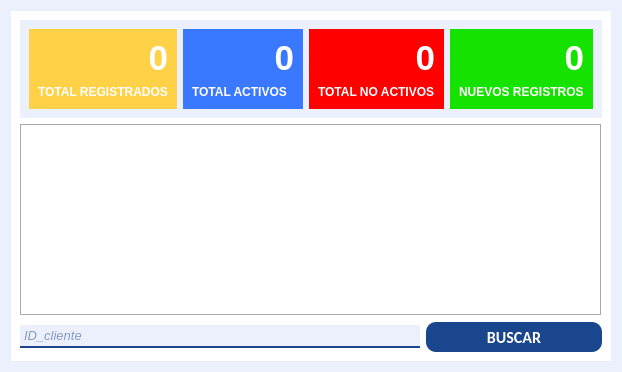
          <widget class="QWidget" name="page_inicio">
           <property name="styleSheet">
            <string notr="true">background-color: rgb(236, 240, 252)</string>
           </property>
           <layout class="QHBoxLayout" name="horizontalLayout_13">
            <item>
             <widget class="QFrame" name="frame_9">
              <property name="minimumSize">
               <size>
                <width>0</width>
                <height>0</height>
               </size>
              </property>
              <property name="styleSheet">
               <string notr="true">QFrame{

	background-color: rgb(255, 255, 255);
	
}

QLabel{
	
	color: rgb(106, 106, 106);
}

</string>
              </property>
              <property name="frameShape">
               <enum>QFrame::NoFrame</enum>
              </property>
              <property name="frameShadow">
               <enum>QFrame::Plain</enum>
              </property>
              <layout class="QVBoxLayout" name="verticalLayout_16">
               <item>
                <widget class="QWidget" name="container" native="true">
                 <property name="styleSheet">
                  <string notr="true">QLabel {

color: rgb(255, 255, 255);

}</string>
                 </property>
                 <layout class="QHBoxLayout" name="horizontalLayout_18">
                  <item>
                   <widget class="QWidget" name="item_1" native="true">
                    <property name="minimumSize">
                     <size>
                      <width>120</width>
                      <height>80</height>
                     </size>
                    </property>
                    <property name="styleSheet">
                     <string notr="true">QWidget{
background-color: rgb(255, 209, 71);
}

</string>
                    </property>
                    <layout class="QVBoxLayout" name="verticalLayout_10">
                     <item>
                      <widget class="QLabel" name="label_36">
                       <property name="font">
                        <font>
                         <pointsize>26</pointsize>
                         <weight>75</weight>
                         <bold>true</bold>
                        </font>
                       </property>
                       <property name="styleSheet">
                        <string notr="true"/>
                       </property>
                       <property name="text">
                        <string>0</string>
                       </property>
                       <property name="alignment">
                        <set>Qt::AlignRight|Qt::AlignTrailing|Qt::AlignVCenter</set>
                       </property>
                      </widget>
                     </item>
                     <item>
                      <widget class="QLabel" name="label_37">
                       <property name="font">
                        <font>
                         <family>Arial</family>
                         <weight>75</weight>
                         <bold>true</bold>
                        </font>
                       </property>
                       <property name="text">
                        <string>TOTAL REGISTRADOS</string>
                       </property>
                      </widget>
                     </item>
                    </layout>
                   </widget>
                  </item>
                  <item>
                   <widget class="QWidget" name="item_2" native="true">
                    <property name="minimumSize">
                     <size>
                      <width>120</width>
                      <height>80</height>
                     </size>
                    </property>
                    <property name="styleSheet">
                     <string notr="true">background-color: rgb(58, 120, 255);
</string>
                    </property>
                    <layout class="QVBoxLayout" name="verticalLayout_13">
                     <item>
                      <widget class="QLabel" name="label_38">
                       <property name="font">
                        <font>
                         <pointsize>26</pointsize>
                         <weight>75</weight>
                         <bold>true</bold>
                        </font>
                       </property>
                       <property name="styleSheet">
                        <string notr="true"/>
                       </property>
                       <property name="text">
                        <string>0</string>
                       </property>
                       <property name="alignment">
                        <set>Qt::AlignRight|Qt::AlignTrailing|Qt::AlignVCenter</set>
                       </property>
                      </widget>
                     </item>
                     <item>
                      <widget class="QLabel" name="label_39">
                       <property name="font">
                        <font>
                         <family>Arial</family>
                         <weight>75</weight>
                         <bold>true</bold>
                        </font>
                       </property>
                       <property name="text">
                        <string>TOTAL ACTIVOS</string>
                       </property>
                      </widget>
                     </item>
                    </layout>
                   </widget>
                  </item>
                  <item>
                   <widget class="QWidget" name="item_4" native="true">
                    <property name="minimumSize">
                     <size>
                      <width>120</width>
                      <height>80</height>
                     </size>
                    </property>
                    <property name="styleSheet">
                     <string notr="true">background-color: rgb(255, 0, 0);</string>
                    </property>
                    <layout class="QVBoxLayout" name="verticalLayout_14">
                     <item>
                      <widget class="QLabel" name="label_40">
                       <property name="font">
                        <font>
                         <pointsize>26</pointsize>
                         <weight>75</weight>
                         <bold>true</bold>
                        </font>
                       </property>
                       <property name="styleSheet">
                        <string notr="true"/>
                       </property>
                       <property name="text">
                        <string>0</string>
                       </property>
                       <property name="alignment">
                        <set>Qt::AlignRight|Qt::AlignTrailing|Qt::AlignVCenter</set>
                       </property>
                      </widget>
                     </item>
                     <item>
                      <widget class="QLabel" name="label_41">
                       <property name="font">
                        <font>
                         <family>Arial</family>
                         <weight>75</weight>
                         <bold>true</bold>
                        </font>
                       </property>
                       <property name="text">
                        <string>TOTAL NO ACTIVOS</string>
                       </property>
                      </widget>
                     </item>
                    </layout>
                   </widget>
                  </item>
                  <item>
                   <widget class="QWidget" name="item_3" native="true">
                    <property name="minimumSize">
                     <size>
                      <width>120</width>
                      <height>80</height>
                     </size>
                    </property>
                    <property name="styleSheet">
                     <string notr="true">background-color: rgb(22, 226, 0);</string>
                    </property>
                    <layout class="QVBoxLayout" name="verticalLayout_15">
                     <item>
                      <widget class="QLabel" name="label_42">
                       <property name="font">
                        <font>
                         <pointsize>26</pointsize>
                         <weight>75</weight>
                         <bold>true</bold>
                        </font>
                       </property>
                       <property name="styleSheet">
                        <string notr="true"/>
                       </property>
                       <property name="text">
                        <string>0</string>
                       </property>
                       <property name="alignment">
                        <set>Qt::AlignRight|Qt::AlignTrailing|Qt::AlignVCenter</set>
                       </property>
                      </widget>
                     </item>
                     <item>
                      <widget class="QLabel" name="label_43">
                       <property name="font">
                        <font>
                         <family>Arial</family>
                         <weight>75</weight>
                         <bold>true</bold>
                        </font>
                       </property>
                       <property name="text">
                        <string>NUEVOS REGISTROS</string>
                       </property>
                      </widget>
                     </item>
                    </layout>
                   </widget>
                  </item>
                 </layout>
                </widget>
               </item>
               <item>
                <widget class="QTableWidget" name="tableWidget">
                 <property name="styleSheet">
                  <string notr="true"/>
                 </property>
                 <property name="frameShape">
                  <enum>QFrame::Box</enum>
                 </property>
                 <attribute name="horizontalHeaderVisible">
                  <bool>false</bool>
                 </attribute>
                 <attribute name="horizontalHeaderCascadingSectionResizes">
                  <bool>true</bool>
                 </attribute>
                 <attribute name="horizontalHeaderDefaultSectionSize">
                  <number>120</number>
                 </attribute>
                 <attribute name="horizontalHeaderHighlightSections">
                  <bool>true</bool>
                 </attribute>
                 <attribute name="horizontalHeaderShowSortIndicator" stdset="0">
                  <bool>true</bool>
                 </attribute>
                 <attribute name="horizontalHeaderStretchLastSection">
                  <bool>true</bool>
                 </attribute>
                 <attribute name="verticalHeaderCascadingSectionResizes">
                  <bool>true</bool>
                 </attribute>
                 <attribute name="verticalHeaderShowSortIndicator" stdset="0">
                  <bool>false</bool>
                 </attribute>
                 <attribute name="verticalHeaderStretchLastSection">
                  <bool>false</bool>
                 </attribute>
                 <column>
                  <property name="text">
                   <string>ID_cliente</string>
                  </property>
                 </column>
                 <column>
                  <property name="text">
                   <string>NOMBRE</string>
                  </property>
                 </column>
                 <column>
                  <property name="text">
                   <string>APELLIDO</string>
                  </property>
                 </column>
                 <column>
                  <property name="text">
                   <string>FIN MENBRESIA</string>
                  </property>
                 </column>
                </widget>
               </item>
               <item>
                <layout class="QHBoxLayout" name="horizontalLayout_11">
                 <item>
                  <widget class="QLineEdit" name="lineEdit_15">
                   <property name="minimumSize">
                    <size>
                     <width>200</width>
                     <height>0</height>
                    </size>
                   </property>
                   <property name="maximumSize">
                    <size>
                     <width>400</width>
                     <height>16777215</height>
                    </size>
                   </property>
                   <property name="font">
                    <font>
                     <family>Ubuntu</family>
                     <pointsize>10</pointsize>
                     <weight>50</weight>
                     <italic>true</italic>
                     <bold>false</bold>
                    </font>
                   </property>
                   <property name="styleSheet">
                    <string notr="true">border: none;
border-bottom: 2px solid rgb(26, 70, 141);
color:rgb(26, 70, 141);
padding: 2px;

</string>
                   </property>
                   <property name="inputMask">
                    <string/>
                   </property>
                   <property name="maxLength">
                    <number>10</number>
                   </property>
                   <property name="echoMode">
                    <enum>QLineEdit::Normal</enum>
                   </property>
                   <property name="placeholderText">
                    <string>ID_cliente</string>
                   </property>
                  </widget>
                 </item>
                 <item>
                  <widget class="QPushButton" name="btn_cliente_7">
                   <property name="minimumSize">
                    <size>
                     <width>100</width>
                     <height>30</height>
                    </size>
                   </property>
                   <property name="maximumSize">
                    <size>
                     <width>16777214</width>
                     <height>16777215</height>
                    </size>
                   </property>
                   <property name="font">
                    <font>
                     <family>Calibri</family>
                     <pointsize>12</pointsize>
                     <weight>75</weight>
                     <italic>false</italic>
                     <bold>true</bold>
                    </font>
                   </property>
                   <property name="styleSheet">
                    <string notr="true">QPushButton{

border:none;
color: white;
background-color:rgb(26, 70, 141);
border-radius: 10px 10px;


}
QPushButton:hover{

/*border:none;*/
color: rgb(26, 70, 141);
background-color: #fffffffff;
border-radius: 10px 10px;
border: 2px solid rgb(26, 70, 141);
font-size: 20px;


}
</string>
                   </property>
                   <property name="text">
                    <string>BUSCAR</string>
                   </property>
                  </widget>
                 </item>
                </layout>
               </item>
              </layout>
             </widget>
            </item>
           </layout>
          </widget>
